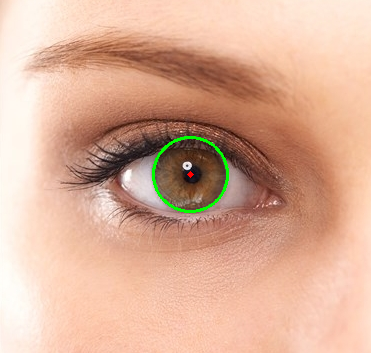
#> input picture image/eye.png, 371 x 353 px, given in place of the camera
$ python DeteksiBola.py
#> lines starting #> are read from the running program, lines starting #| are printed output that depends on the picture; after the words box and inside, x2 and y2 are one past the last pixel; in counts of white or black regions, pixels touching at a corner belong together
# import the necessary packages
from collections import deque
from imutils.video import VideoStream
import numpy as np
# import argparse
import cv2
import imutils
import time


hsvLow = (7, 20, 109)
hsvUp  = (211, 225, 225)
buffer = deque(maxlen=64)

colors = []

# vs = VideoStream(src = 0).start()

def on_mouse_click (event, x, y, flags, frame):
    if event == cv2.EVENT_LBUTTONUP:
        colors.append(frame_hsv[y,x].tolist())


vs = cv2.VideoCapture(0)
# time.sleep(2.0)

while True:
    ret, frame = vs.read()
#> frame is the input picture: shape (353, 371, 3); mean B, G, R 151.4, 174.7, 218.4
    # frame = frame[1]
    if frame is None:
        break

    frame = imutils.resize(frame, width = 500)
#> frame: shape (475, 500, 3)

    grayFrame = cv2.cvtColor(frame, cv2.COLOR_BGR2GRAY)
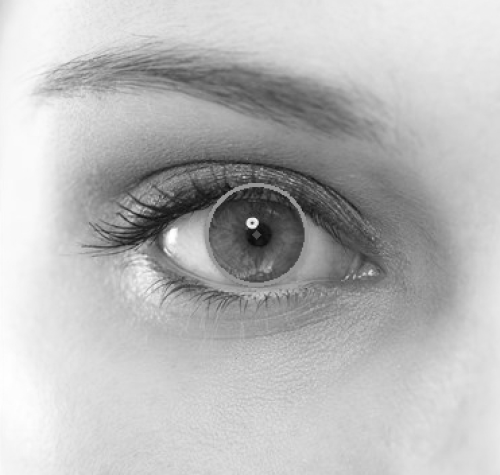
#> grayFrame: shape (475, 500); min 11, max 255, mean 185.1
    grayBlur  = cv2.blur(grayFrame, (3, 3))
    canny = cv2.Canny(grayBlur,100,200)
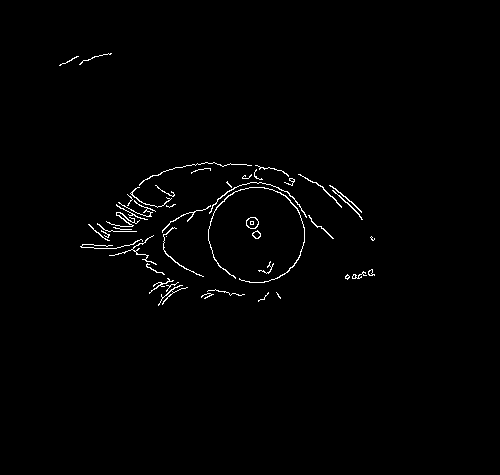
#> canny: shape (475, 500); 1% white in thin lines or dots, all inside (x1, y1, x2, y2) = (59, 53, 375, 306)

    detectBola = cv2.HoughCircles(canny, cv2.HOUGH_GRADIENT, 1, 10, param1 = 200, param2 = 100, minRadius = 0, maxRadius = 0)
#> detectBola = None

    # MASKING
    maskBlur = cv2.GaussianBlur (frame, (11, 11), 0)
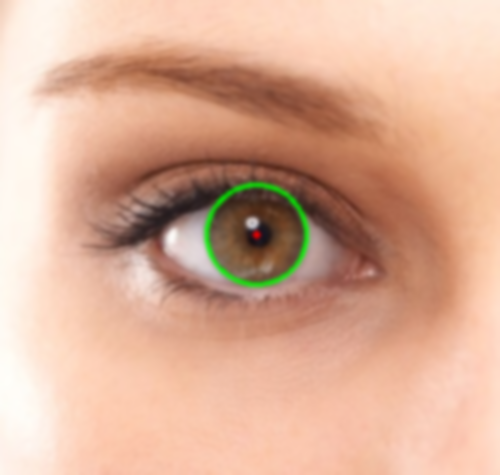
#> maskBlur: shape (475, 500, 3); mean B, G, R 151.3, 174.6, 218.4
    hsv = cv2.cvtColor(maskBlur, cv2.COLOR_BGR2HSV)
#> hsv: shape (475, 500, 3); mean H, S, V 12, 84.1, 219.5

    mask = cv2.inRange(hsv, hsvLow, hsvUp)
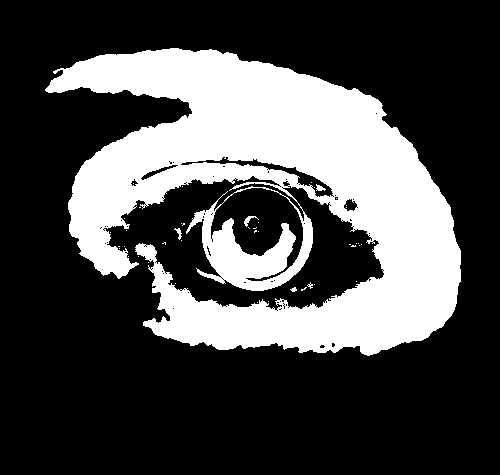
#> mask: shape (475, 500); 29.2% white; 44 white regions (39 under 20 px), largest, box (x1, y1, x2, y2) and area: (45, 48, 461, 356) 69147, (244, 216, 259, 227) 54, (316, 184, 326, 191) 40, (174, 228, 182, 240) 40, (290, 287, 297, 292) 22
    mask = cv2.erode(mask, None, iterations = 2)
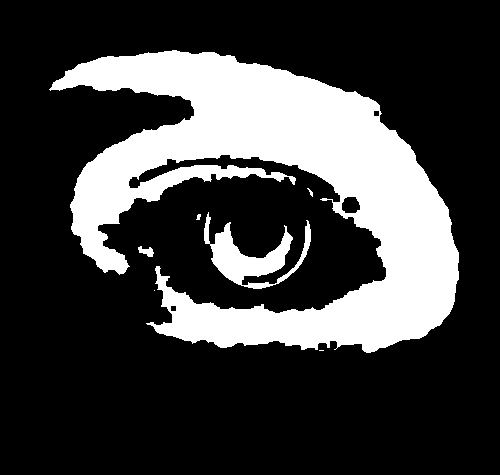
#> mask: shape (475, 500); 24.8% white; 7 white regions (2 under 20 px), largest, box (x1, y1, x2, y2) and area: (49, 50, 459, 353) 55902, (204, 212, 311, 289) 2844, (138, 246, 154, 257) 101, (307, 188, 313, 197) 21, (196, 214, 201, 220) 21
    mask = cv2.dilate(mask, None, iterations = 2)
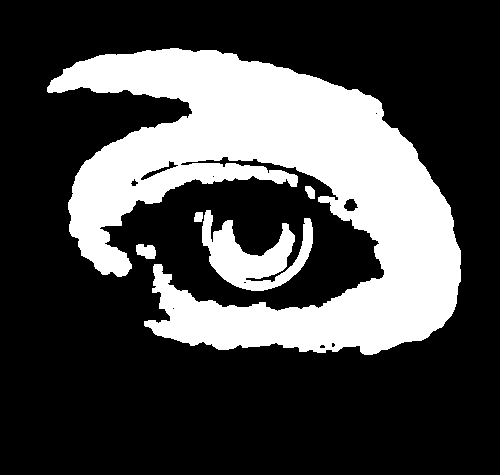
#> mask: shape (475, 500); 28.5% white; 5 white regions, box (x1, y1, x2, y2) and area: (47, 48, 461, 355) 62872, (202, 210, 313, 291) 4324, (136, 244, 156, 259) 233, (305, 186, 315, 199) 97, (194, 212, 203, 222) 81

    detected_circles = cv2.HoughCircles(grayBlur,
                cv2.HOUGH_GRADIENT, 1, 20, param1 = 40,
            param2 = 30, minRadius = 0, maxRadius = 250)
#> detected_circles = 232 rows, first 8: [241.5, 240.5, 95], [286.5, 268.5, 93.2], [262.5, 250.5, 86.6], [160.5, 128.5, 91], [315.5, 263.5, 76.7], [286.5, 245.5, 72.2], [63.5, 315.5, 231.8], [184.5, 218.5, 73.1]

    # Draw circles that are detected.
    if detected_circles is not None:

    # Convert the circle parameters a, b and r to integers.
        detected_circles = np.uint16(np.around(detected_circles))
#> detected_circles = 232 rows, first 8: [242, 240, 95], [286, 268, 93], [262, 250, 87], [160, 128, 91], [316, 264, 77], [286, 246, 72], [64, 316, 232], [184, 218, 73]
    # detected_circles = np.round(detected_circles[0, :]).astype("int")


    frame_hsv = cv2.cvtColor(frame, cv2.COLOR_BGR2HSV_FULL)
#> frame_hsv: shape (475, 500, 3); mean H, S, V 17, 84.2, 219.7
    if colors:
        cv2.putText(frame_hsv, str(colors[-1]), (10, 50), cv2.FONT_HERSHEY_PLAIN, 2, (0, 0, 0), 2)
    cv2.imshow("Frame HSV", frame_hsv)
    cv2.setMouseCallback("Frame HSV", on_mouse_click, hsv)


    if detectBola is not None:

        detectBola = np.uint16(np.around(detectBola))

        for pt in detectBola[0, :]:
            a, b, r = pt[0], pt [1], pt[2]

            cv2.circle(frame, (a, b), r, (0, 255, 0), 2)

            cv2.circle(frame, (a, b), 1, (0, 0, 255), 3)

    cv2.imshow("ciaow", frame)
    # cv2.imshow("Hitam Putih", grayFrame)
    cv2.imshow("Hitam Putih Blurred", canny)
    cv2.imshow("Masking", mask)
    cv2.imshow("Frame HSV", frame_hsv)


    tunggu = cv2.waitKey(1) & 0xFF
#> (key q is pressed here)

    if tunggu == ord("q") :
        break

    # else:
    #     continue
    # print(tunggu)


#> (the run stopped early here; a loop or call above may not have finished)
